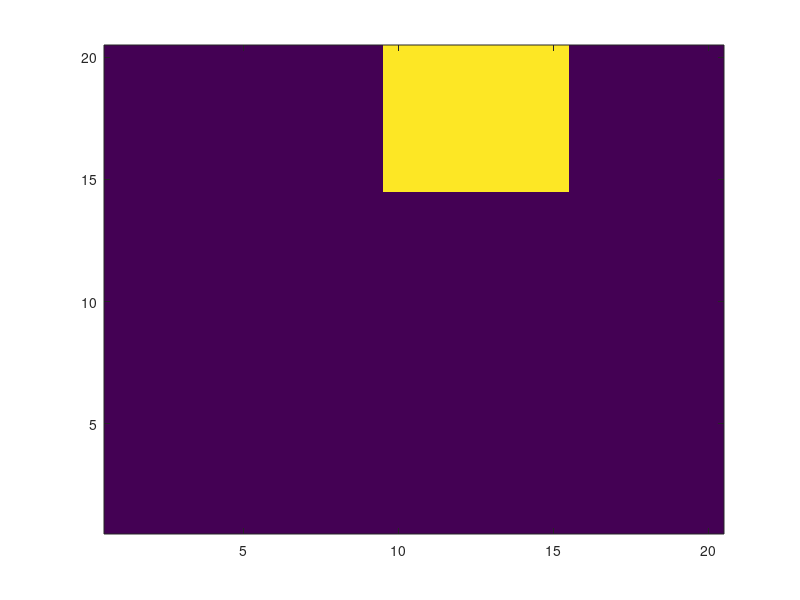

The MATLAB script that drew this image: (Note: this script raises an error after producing the figure.)
%#!/usr/bin/octave -qf
pkg load communications
pkg load statistics
pkg load image

% dimentions of the terrain
width= 20;
height= 20;

%create exact image
X1 = zeros(width, height);
%aa=15;
%bb=10;
for i=15:20
  for j=10:15
    X1(i,j) = 1;
    %bb++;
   end
   %aa++;
end
[mat,padded] = vec2mat(X1,width);
im1=image(mat,'CDataMapping','scaled');
set(gca,'YDir','normal');
pause(5)
%disp(sizeof(im2));

% N is the number of voxels in the image
N = width * height;

% W is the weight matrix which will get populated on the go
W=[];

% coordinates of the wireless nodes square 
coords=[	1,5;1,10;1,15;
  15,1;10,1;5,1;
	5,20;10,20;15,20;
	20,15;20,10;20,5;];
% number of nodes
num_nodes=length(coords)
disp("num_nodes")
disp(num_nodes)

% number of links (this will get updated shortly)
num_links=0;

% link matrix (this will get updated shortly)
links=[];

%to store pixels
linkPixel=[];

%to store pixels
XdistMat=[];
YdistMat=[];

X = zeros(width, height);

%initialize count
count=1;

%Calculate Y first
filename1='empty.csv';
filename2='man1_1.csv';

%(filename,R1,C1,[R1 C1 R2 C2]
M1 =dlmread(filename1);
M2 = dlmread(filename2);
%M1 = dlmread(filename1,[0 0 12 12])
%M2 = dlmread(filename2,[0 0 12 12])

Mdif= M2-M1;
disp(size(M1));
disp(size(Mdif));
disp("matrix Y");
Y = reshape(Mdif,[],1);

disp("matrix Y size");
disp(size(Y));
% generating weight matrix
for i=1:length(coords)
%Dilushi testing for ALL possible links including repeating links(both ways)
	for j=1:length(coords)		
		num_links=num_links+1;
    		%disp(num_links);
		% start and end point of line
		a=[coords(i,1), coords(i,2)];
		b=[coords(j,1), coords(j,2)];
		ab=[coords(i,1), coords(j,1);coords(i,2),coords(j,2)];
		% add the link to the links matrix for future use
		links=[links;a,b];
		%for the same coordinate link to itself
		if (((coords(i,1)== (coords(j,1))) && (coords (i,2)== coords (j,2))))
			disp("kjdsjk");
			%disp((coords(i,1)));
			%disp((coords(i,2)));
			%disp((coords(j,1)));
			%disp((coords(j,2)));
			linkPixel=[linkPixel;(coords(i,1)),(coords (i,2))]; %voxel equals to link coordinates here.
      disp("same link");
      %disp(linkPixel(count, 1));
       %disp(linkPixel(count, 2));
       %disp("linkPixel is:");
       %disp(linkPixel);
      % disp("i j is:");
       %disp(i);
       %disp(j);
			X(sub2ind(size(X), linkPixel(count, 1), linkPixel(count, 2))) = 1;
			count++;
			
		%for other links
		else
			%calculate euclidean link distance
			dlink=sqrt((coords(i,1)-coords(j,1))^2 +(coords(i,2)-coords(j,2))^2);
			%k and l represents all voxels
			for k=1:width
				for l=1:height
				currentPixel= [k,l];
				%check if inside ellipse, given two link nodes as foci 
				%calculate distance from current pixel to the two node locations. 
				%if less than d+lamda, weight is 1.then normalize
				points=[coords(i,1), coords(i,2);k,l];
				points2=[coords(j,1), coords(j,2);k,l];
				d1 = pdist(points,'euclidean');
				d2 = pdist(points2,'euclidean');
				%dlink=pdist(ab,'euclidean');
	      			fflush(stdout);
				dsum=d1+d2;
				%initialize lamda, width of the ellipse
				%lamda=dlink/100;
	      lamda=0.2;
				if (dsum<(dlink+lamda))
					weight= 1/sqrt(dlink);
					linkPixel=[linkPixel;k,l];
					%draw image dynamically for each link
          %disp("errorcheck");
	  %disp(count);
          %disp(linkPixel(count, 1));
          %disp(linkPixel(count, 2));
					X(sub2ind(size(X), linkPixel(count, 1), linkPixel(count, 2))) = weight;
					count++;
				endif
				end
			end
		endif
		%to store linkPixel with 1
		%X = zeros(width, height);
      		if isempty(linkPixel)
	    		disp("empty");
      		else
			[mat,padded] = vec2mat(X,width);
			im= image(mat,'CDataMapping','scaled');
			set(gca,'YDir','normal');
			caxis([0, 1])
			colorbar
			title('Radio Tomographic Imaging');
			pause(1)
          	endif
		%disp(X');
		W=[W;reshape(X', width*height, 1)'];
	end
end

%disp("weights");
%disp(W);

%disp("weighttranspose")
%disp(W');

disp("num_links");
disp(num_links);

function I = diffx( n )
    x=n^2;
    I = zeros( x,x );
    p = 2:x+1:(x^2-1);
    p2 = 1:x+1:(x^2); %1 to x^2
    I( p2 ) = -1;
    I( p ) = 1;
end

I = diffx(20);

%matlab is column major index so take  - this is dx
dx=I';

function Iy = diffy( n )
    x=n^2;
    Iy = zeros( x,x );
	%for circular
    p = n:x+1:(x^2-1);
    %disp(p);
    p2 = 1:x+1:(x^2); %1 to x^2
    Iy( p2 ) = -1;
    Iy( p ) = 1;
    %I(p+1) =1;
end

Iy= diffy(20);
dy=Iy';


alpha=2;
midpart=(W'*W+ alpha*(dx'*dx + dy'*dy));
%disp("midpart");
%disp(midpart);
% dynamically drawing the image based on different Y vectors

	
size(Y);
X= inv(midpart)*W'*Y;

disp("X is");
%disp(X);
[mat,padded] = vec2mat(X,width);
%mat
im2= image(mat,'CDataMapping','scaled');
%imsave(im);
set(gca,'YDir','normal');
%image(mat)
set(gca, 'CLim', [0,1]);
colorbar
title('Radio Tomographic Imaging');

disp("mse is: ");
disp(immse(im1,im2));

pause(1)



